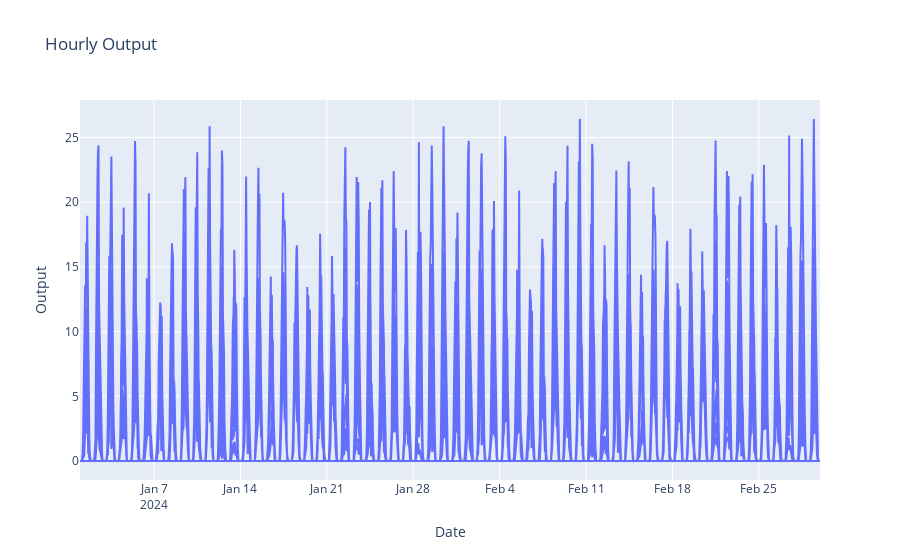

Notebook cell for this chart:
### Code cell
daily_sites_sc = go.Scatter(x=solar['datetime'], y=solar['Output'])
layout = go.Layout(title='Hourly Output', xaxis=dict(title='Date'), yaxis=dict(title='Output'))
fig = go.Figure(data=[daily_sites_sc], layout=layout)
iplot(fig)

### Figure 1 — Plotly figure (JSON) as saved in the notebook; plotly's stock layout.template omitted (floating-point values rounded to 4 significant figures; data arrays with more than 128 entries replaced by an {"elided": "..."} marker saying what was removed)
{"data": [{"type": "scatter", "x": {"elided": "14400 str values"}, "y": {"elided": "14400 float values"}}], "layout": {"title": {"text": "Hourly Output"}, "xaxis": {"title": {"text": "Date"}}, "yaxis": {"title": {"text": "Output"}}}}
